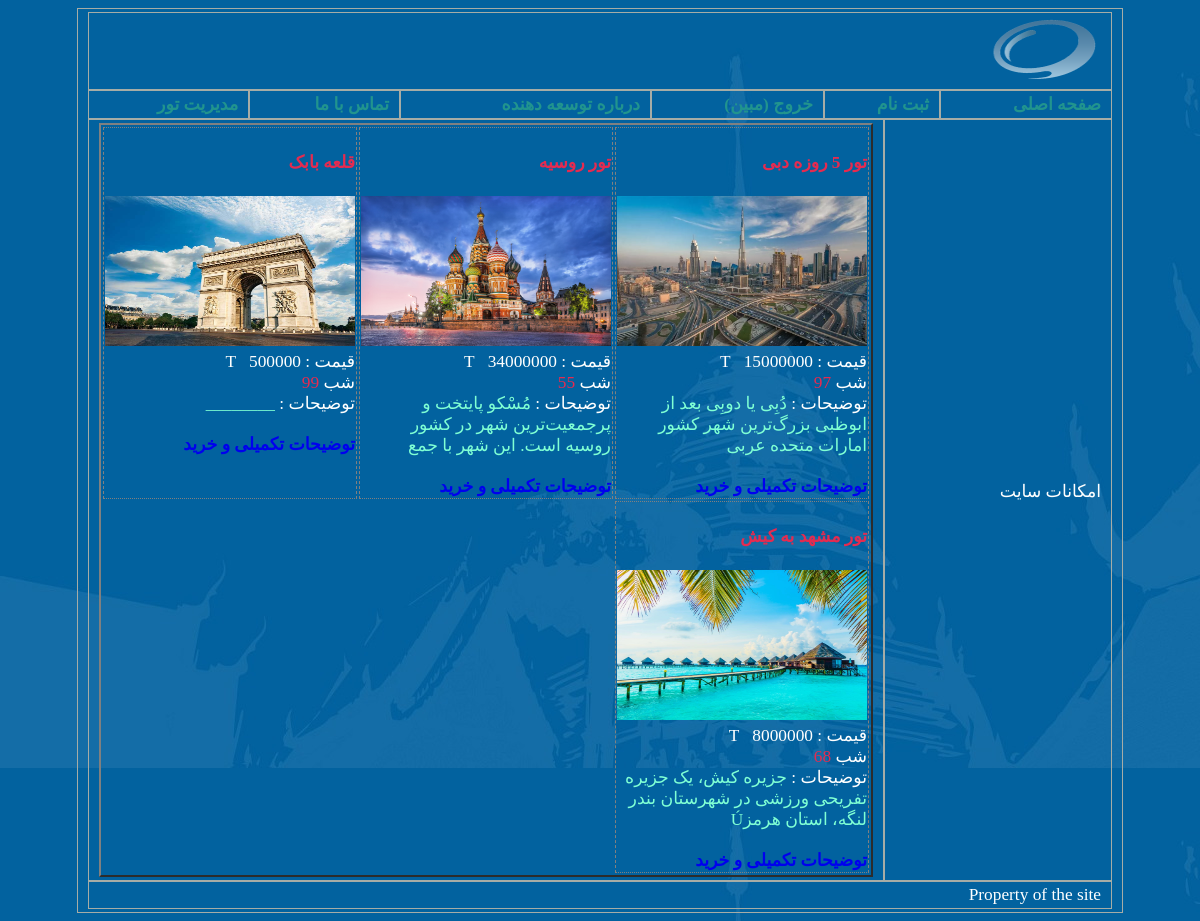
The page / (signed in) on the database its author committed.
### tables this page shows
CREATE TABLE `products` (
  `pro_code` int(10) NOT NULL,
  `pro_name` varchar(200) NOT NULL,
  `pro_qty` int(10) NOT NULL,
  `pro_price` float NOT NULL,
  `pro_image` varchar(80) NOT NULL,
  `pro_detail` text NOT NULL
);

### index.php (the view, shortened to what this page needs)
<?php
include("include/header.php");
$link = mysqli_connect("localhost", "root", "", "shop_db");
?>
<?php
$query = "SELECT * FROM products";
$result = mysqli_query($link, $query);
?>
<table style="width: 100%;" border="2px" >
<tr>
<?php
$counter = 0;
while($row = mysqli_fetch_array($result)){
    $counter += 1;
?>
<td style="border-style: dotted dashed; vertical-align: top; width: 33%;">
<h4 style="color: #E52B50;"><?php echo($row['pro_name']) ?> </h4>
<a href="products_detail.php?id = <?php echo($row['pro_code']) ?>">
<img src="image/products/<?php echo($row['pro_image']) ?>"width="250px" height="150px" />
</a>
<br />
قیمت : <?php echo($row['pro_price']) ?> &nbsp; T
<br />
شب <span style="color: #E52B50;"><?php echo($row['pro_qty']) ?></span>
<br />
توضیحات : <span style="color: #7FFFD4;"> <?php echo(substr($row['pro_detail'],0,120)); ?> </span>
<br /><br />
<b><a href="product_detail.php?id= <?php echo($row['pro_code']) ?>" style="text-decoration: none;">توضیحات تکمیلی و خرید </a></b>
</td>
<?php
if($counter % 3 == 0)
echo("</tr><tr>");
}
if($counter % 3 != 0)
echo("</tr>");
?>
</table>
<?php
include("include/footer.php");
?>

### include/header.php (style rules this page uses)
body { background-image: url("image/bg.jpg"); }

### rows shown on the page
products: pro_name "تور 5 روزه دبی", pro_image (picture), pro_qty "97", pro_detail "دُبِی یا دوبِی بعد از ابوظبی بزرگ‌ترین شهر کشور امارات متحده عربی"
products: pro_name "تور روسیه", pro_image (picture), pro_qty "55", pro_detail "مُسْکو پایتخت و پرجمعیت‌ترین شهر در کشور روسیه است. این شهر با جمع"
products: pro_name "قلعه بابک", pro_image (picture), pro_qty "99", pro_detail "________"
products: pro_name "تور مشهد به کیش", pro_image (picture), pro_qty "68", pro_detail "جزیره کیش، یک جزیره تفریحی ورزشی در شهرستان بندر لنگه، استان هرمزÚ"

### other values the page prints
$_SESSION['realname'] "مبین"
